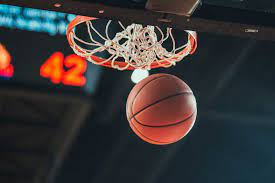
#> input picture assets/bball.jpeg, 275 x 183 px, given in place of the camera
$ python color_detection.py
#> lines starting #> are read from the running program, lines starting #| are printed output that depends on the picture; after the words box and inside, x2 and y2 are one past the last pixel; in counts of white or black regions, pixels touching at a corner belong together
import numpy as np
import cv2

cap = cv2.VideoCapture(0)

while True:
    ret, frame = cap.read()
#> frame is the input picture: shape (183, 275, 3); mean B, G, R 55.4, 54.6, 59
    width = int(cap.get(3))
    height = int(cap.get(4))


    #hsv color scheme  hue saturation and lightness/brightness

    #converts bgr img to hsv img
    hsv = cv2.cvtColor(frame, cv2.COLOR_BGR2HSV)
#> hsv: shape (183, 275, 3); mean H, S, V 79.4, 94.3, 73.2
    lower_blue = np.array([90, 50, 50])
    upper_blue = np.array([130, 255, 255])

    mask = cv2.inRange(hsv, lower_blue, upper_blue)
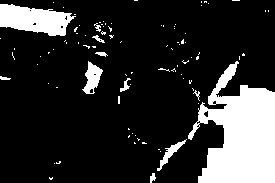
#> mask: shape (183, 275); 18% white; 92 white regions (81 under 20 px), largest, box (x1, y1, x2, y2) and area: (188, 61, 275, 183) 6305, (0, 4, 76, 36) 1598, (82, 61, 103, 94) 358

    # BGR_color = np.array((([255,0,0])))

    # does AND operation for pixels in frames with its own pixels(checks if both are blue)
    result = cv2.bitwise_and(frame, frame, mask = mask)
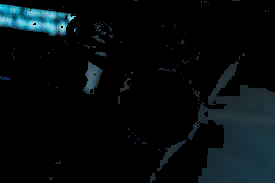
#> result: shape (183, 275, 3); mean B, G, R 14.1, 11.9, 6.1

    cv2.imshow('frame', result)


    if cv2.waitKey(1) == ord('q'):
#> (key q is pressed here)
        break

cap.release()
cv2.destroyAllWindows()

$ run again, on assets/soccer_practice.jpeg
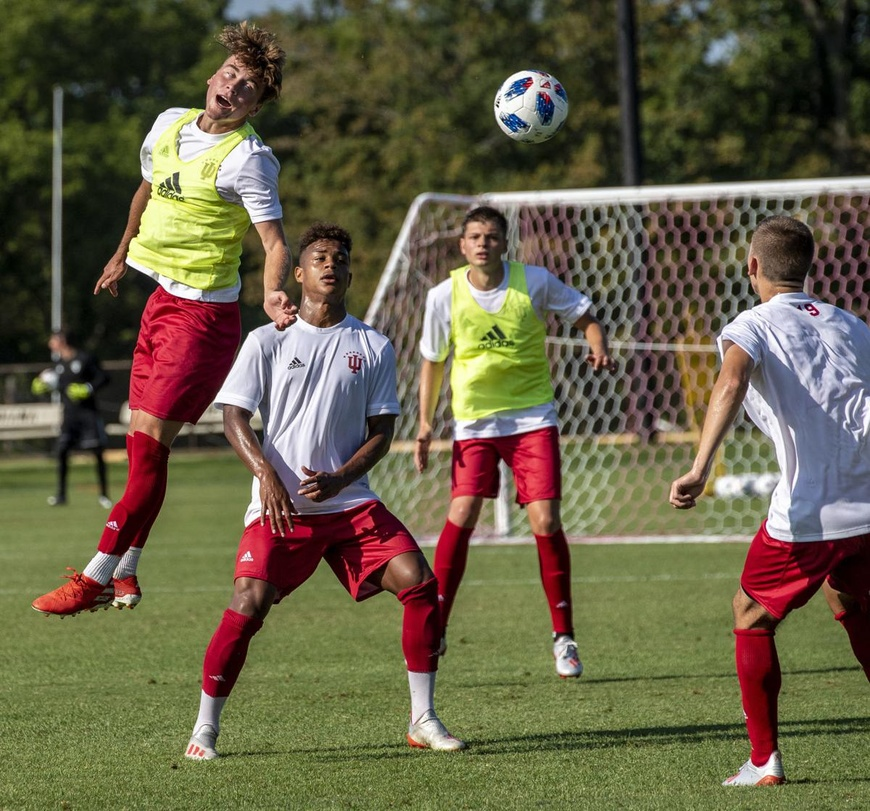
#> input picture assets/soccer_practice.jpeg, 870 x 811 px, shrunk from 1200 x 1119 before the run, given in place of the camera
#> frame is the input picture: shape (811, 870, 3); mean B, G, R 70.9, 96, 102.6
#> hsv: shape (811, 870, 3); mean H, S, V 53.8, 108.8, 109.8
#> `mask = cv2.inRange(hsv, lower_blue, upper_blue)`:
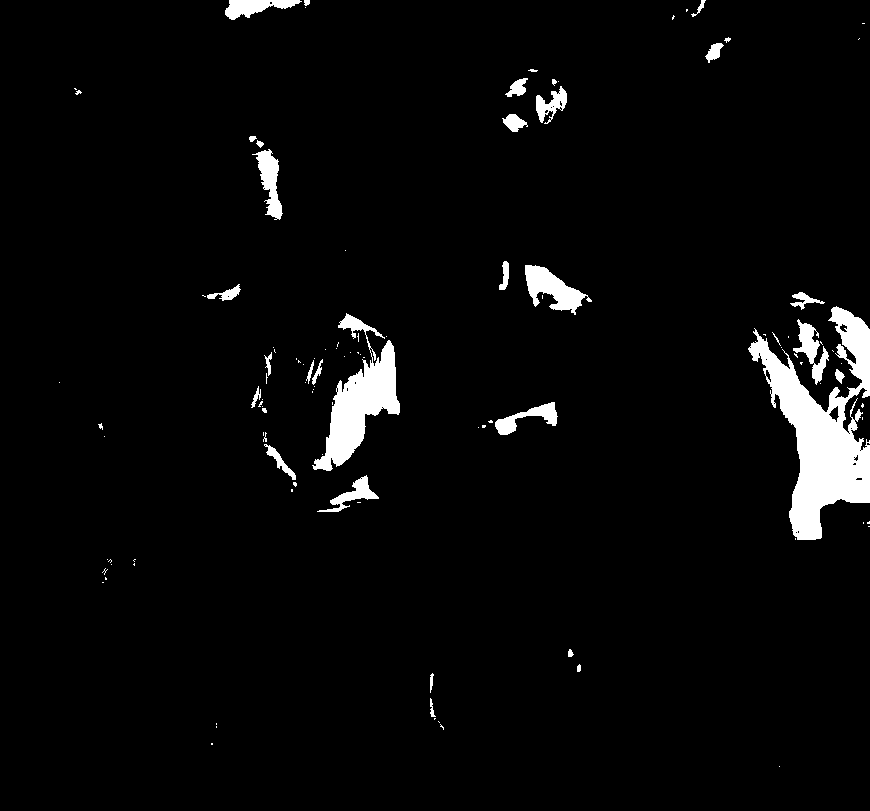
#> mask: shape (811, 870); 3.7% white; 112 white regions (78 under 20 px), largest, box (x1, y1, x2, y2) and area: (748, 306, 870, 540) 11723, (312, 313, 400, 471) 5165, (525, 265, 592, 315) 1525
#> `result = cv2.bitwise_and(frame, frame, mask = mask)`:
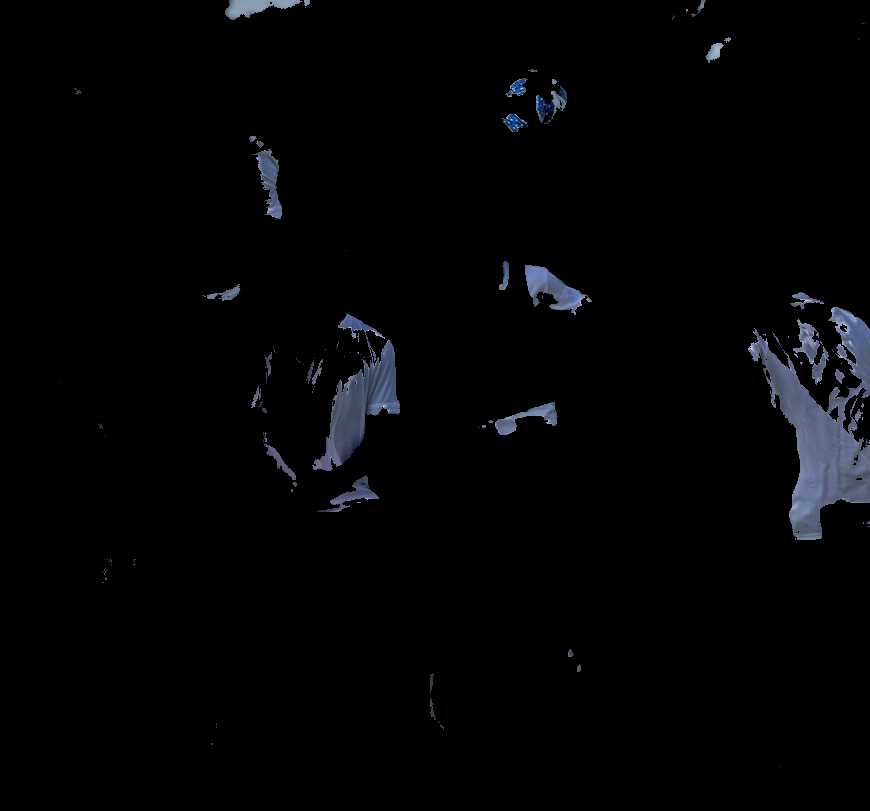
#> result: shape (811, 870, 3); mean B, G, R 4.8, 3.8, 3.4
